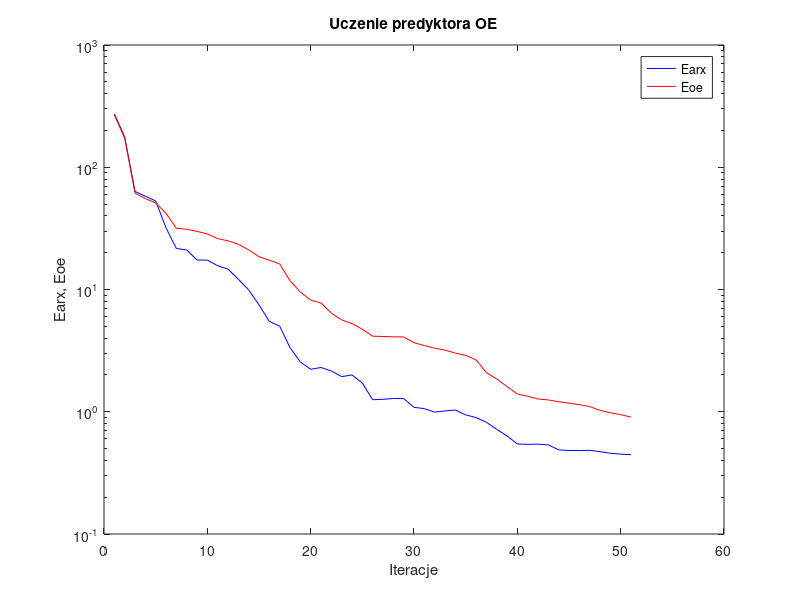
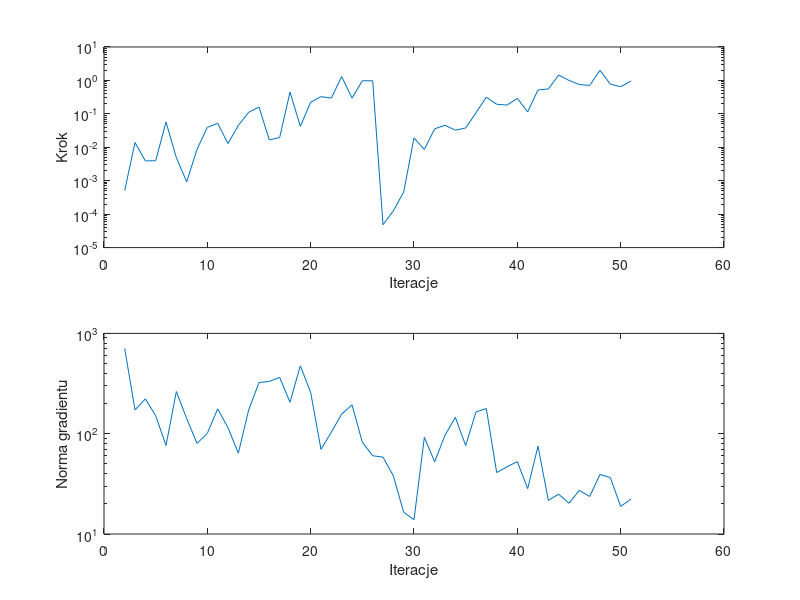

The MATLAB source for these figures, in order:
%uczenie predyktora oe
clear all;
n=0; farx(n+1)=2.732459e+002; foe(n+1)=2.682776e+002; wspucz(n+1)=0.000000e+000; ng(n+1)=0.000000e+000;
%odnowa zmiennej metryki
n=1; farx(n+1)=1.775747e+002; foe(n+1)=1.728757e+002; krok(n+1)=5.047515e-004; ng(n+1)=7.095049e+002;
n=2; farx(n+1)=6.347288e+001; foe(n+1)=6.141106e+001; krok(n+1)=1.389524e-002; ng(n+1)=1.727258e+002;
n=3; farx(n+1)=5.792996e+001; foe(n+1)=5.534937e+001; krok(n+1)=3.918749e-003; ng(n+1)=2.224698e+002;
n=4; farx(n+1)=5.300629e+001; foe(n+1)=5.109642e+001; krok(n+1)=3.965892e-003; ng(n+1)=1.511581e+002;
n=5; farx(n+1)=3.191603e+001; foe(n+1)=4.206161e+001; krok(n+1)=5.694364e-002; ng(n+1)=7.635237e+001;
n=6; farx(n+1)=2.166945e+001; foe(n+1)=3.167352e+001; krok(n+1)=4.926484e-003; ng(n+1)=2.632846e+002;
n=7; farx(n+1)=2.105839e+001; foe(n+1)=3.113357e+001; krok(n+1)=9.247269e-004; ng(n+1)=1.418584e+002;
n=8; farx(n+1)=1.744390e+001; foe(n+1)=2.987360e+001; krok(n+1)=8.672124e-003; ng(n+1)=8.000579e+001;
n=9; farx(n+1)=1.738806e+001; foe(n+1)=2.849470e+001; krok(n+1)=3.946598e-002; ng(n+1)=1.008631e+002;
n=10; farx(n+1)=1.565244e+001; foe(n+1)=2.607680e+001; krok(n+1)=5.188122e-002; ng(n+1)=1.770287e+002;
n=11; farx(n+1)=1.469136e+001; foe(n+1)=2.503687e+001; krok(n+1)=1.296098e-002; ng(n+1)=1.147039e+002;
n=12; farx(n+1)=1.214303e+001; foe(n+1)=2.346492e+001; krok(n+1)=4.517978e-002; ng(n+1)=6.387654e+001;
n=13; farx(n+1)=9.917234e+000; foe(n+1)=2.110478e+001; krok(n+1)=1.111619e-001; ng(n+1)=1.724102e+002;
n=14; farx(n+1)=7.481711e+000; foe(n+1)=1.853551e+001; krok(n+1)=1.599256e-001; ng(n+1)=3.235627e+002;
n=15; farx(n+1)=5.486729e+000; foe(n+1)=1.737721e+001; krok(n+1)=1.661865e-002; ng(n+1)=3.321986e+002;
n=16; farx(n+1)=5.014954e+000; foe(n+1)=1.619657e+001; krok(n+1)=1.964862e-002; ng(n+1)=3.642909e+002;
n=17; farx(n+1)=3.345156e+000; foe(n+1)=1.180552e+001; krok(n+1)=4.478955e-001; ng(n+1)=2.061718e+002;
n=18; farx(n+1)=2.552662e+000; foe(n+1)=9.535267e+000; krok(n+1)=4.215364e-002; ng(n+1)=4.752750e+002;
n=19; farx(n+1)=2.226132e+000; foe(n+1)=8.187430e+000; krok(n+1)=2.230542e-001; ng(n+1)=2.573377e+002;
n=20; farx(n+1)=2.301179e+000; foe(n+1)=7.758237e+000; krok(n+1)=3.268918e-001; ng(n+1)=6.977565e+001;
n=21; farx(n+1)=2.156844e+000; foe(n+1)=6.410359e+000; krok(n+1)=2.962682e-001; ng(n+1)=1.036146e+002;
n=22; farx(n+1)=1.936547e+000; foe(n+1)=5.643937e+000; krok(n+1)=1.304490e+000; ng(n+1)=1.568349e+002;
n=23; farx(n+1)=2.001510e+000; foe(n+1)=5.264838e+000; krok(n+1)=2.959384e-001; ng(n+1)=1.938892e+002;
n=24; farx(n+1)=1.717454e+000; foe(n+1)=4.738769e+000; krok(n+1)=9.769152e-001; ng(n+1)=8.217979e+001;
n=25; farx(n+1)=1.254415e+000; foe(n+1)=4.149999e+000; krok(n+1)=9.730681e-001; ng(n+1)=6.030726e+001;
%odnowa zmiennej metryki
n=26; farx(n+1)=1.263779e+000; foe(n+1)=4.128977e+000; krok(n+1)=4.837788e-005; ng(n+1)=5.837722e+001;
n=27; farx(n+1)=1.285058e+000; foe(n+1)=4.101581e+000; krok(n+1)=1.250770e-004; ng(n+1)=3.806395e+001;
n=28; farx(n+1)=1.281218e+000; foe(n+1)=4.092008e+000; krok(n+1)=4.576195e-004; ng(n+1)=1.650007e+001;
n=29; farx(n+1)=1.087137e+000; foe(n+1)=3.670050e+000; krok(n+1)=1.902655e-002; ng(n+1)=1.389190e+001;
n=30; farx(n+1)=1.060120e+000; foe(n+1)=3.480739e+000; krok(n+1)=8.625805e-003; ng(n+1)=9.196304e+001;
n=31; farx(n+1)=9.927849e-001; foe(n+1)=3.306960e+000; krok(n+1)=3.578637e-002; ng(n+1)=5.249666e+001;
n=32; farx(n+1)=1.015696e+000; foe(n+1)=3.193486e+000; krok(n+1)=4.545636e-002; ng(n+1)=9.639499e+001;
n=33; farx(n+1)=1.032662e+000; foe(n+1)=3.019662e+000; krok(n+1)=3.251545e-002; ng(n+1)=1.457617e+002;
n=34; farx(n+1)=9.430374e-001; foe(n+1)=2.891909e+000; krok(n+1)=3.789541e-002; ng(n+1)=7.613613e+001;
n=35; farx(n+1)=8.963084e-001; foe(n+1)=2.657647e+000; krok(n+1)=1.079418e-001; ng(n+1)=1.649532e+002;
n=36; farx(n+1)=8.211631e-001; foe(n+1)=2.092428e+000; krok(n+1)=3.158996e-001; ng(n+1)=1.780394e+002;
n=37; farx(n+1)=7.185375e-001; foe(n+1)=1.856865e+000; krok(n+1)=1.937164e-001; ng(n+1)=4.098191e+001;
n=38; farx(n+1)=6.345222e-001; foe(n+1)=1.608858e+000; krok(n+1)=1.827807e-001; ng(n+1)=4.679838e+001;
n=39; farx(n+1)=5.457572e-001; foe(n+1)=1.397044e+000; krok(n+1)=2.912288e-001; ng(n+1)=5.263728e+001;
n=40; farx(n+1)=5.409150e-001; foe(n+1)=1.339789e+000; krok(n+1)=1.141951e-001; ng(n+1)=2.830923e+001;
n=41; farx(n+1)=5.432684e-001; foe(n+1)=1.272061e+000; krok(n+1)=5.189311e-001; ng(n+1)=7.508693e+001;
n=42; farx(n+1)=5.355717e-001; foe(n+1)=1.249522e+000; krok(n+1)=5.534700e-001; ng(n+1)=2.162621e+001;
n=43; farx(n+1)=4.879488e-001; foe(n+1)=1.208560e+000; krok(n+1)=1.447680e+000; ng(n+1)=2.493949e+001;
n=44; farx(n+1)=4.818757e-001; foe(n+1)=1.176987e+000; krok(n+1)=9.990941e-001; ng(n+1)=2.025196e+001;
n=45; farx(n+1)=4.816720e-001; foe(n+1)=1.142504e+000; krok(n+1)=7.525275e-001; ng(n+1)=2.726120e+001;
n=46; farx(n+1)=4.834574e-001; foe(n+1)=1.103274e+000; krok(n+1)=7.101669e-001; ng(n+1)=2.365477e+001;
n=47; farx(n+1)=4.714911e-001; foe(n+1)=1.025929e+000; krok(n+1)=2.005385e+000; ng(n+1)=3.924521e+001;
n=48; farx(n+1)=4.580141e-001; foe(n+1)=9.815730e-001; krok(n+1)=7.741360e-001; ng(n+1)=3.650590e+001;
n=49; farx(n+1)=4.501746e-001; foe(n+1)=9.469987e-001; krok(n+1)=6.480438e-001; ng(n+1)=1.884284e+001;
n=50; farx(n+1)=4.452894e-001; foe(n+1)=9.037507e-001; krok(n+1)=9.574267e-001; ng(n+1)=2.227839e+001;

figure; semilogy(farx,'b'); hold on; semilogy(foe,'r'); xlabel('Iteracje'); ylabel('Earx, Eoe'); legend('Earx','Eoe'); title('Uczenie predyktora OE');
figure; subplot(2,1,1); semilogy(krok); xlabel('Iteracje'); ylabel('Krok');
subplot(2,1,2); semilogy(ng); xlabel('Iteracje'); ylabel('Norma gradientu');
Earx=farx(n+1)
Eoe=foe(n+1)
